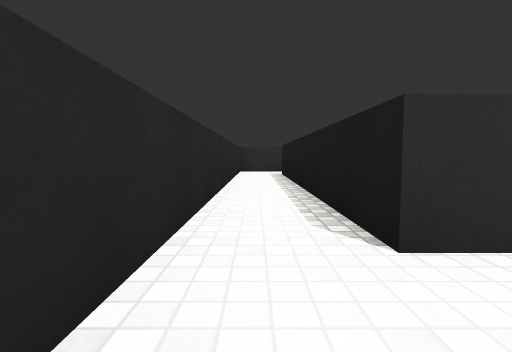
View 1 (above)

17 first-person views from a walk through a Unity game level. The camera is 0.56 m above the floor, tilts 4° down and sees 85° across. The floor is counted in squares, 1 m on a side. Each view is taken from the middle of a square. On the plan, view 1 faces up. The plan holds only what a view shows up to about 9 squares ahead; the rest is blank. Surface patterns are stand-ins for the level's own textures.

View 2
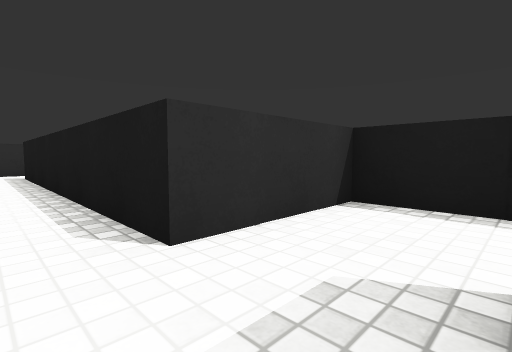

View 3
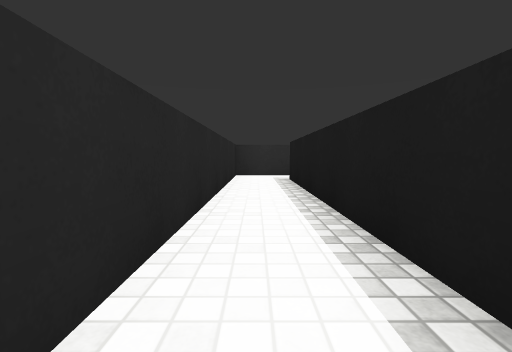

View 4
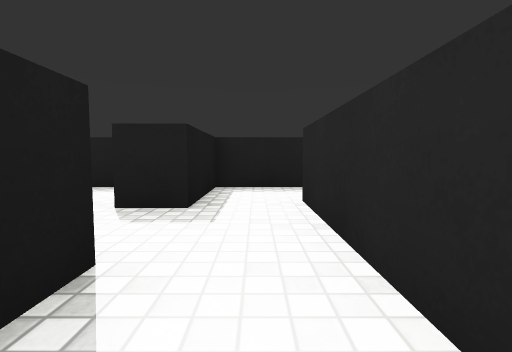

View 5
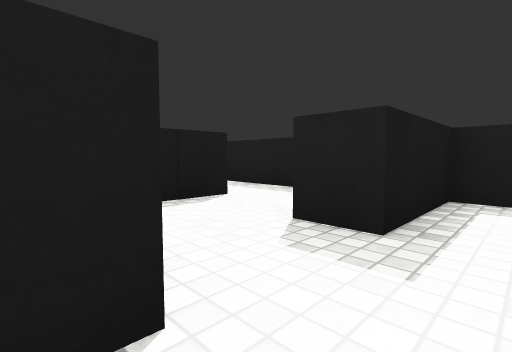

View 6
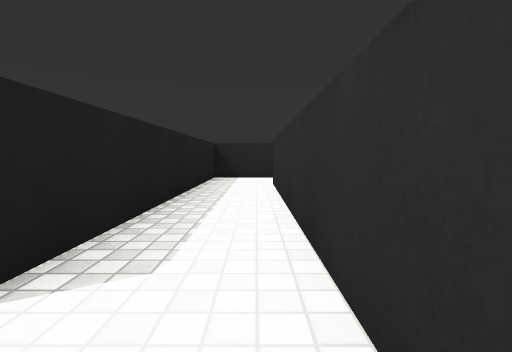

View 7
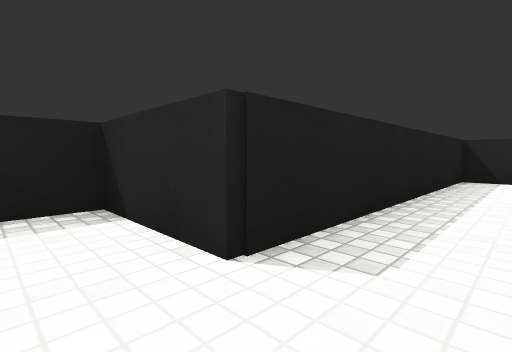

View 8
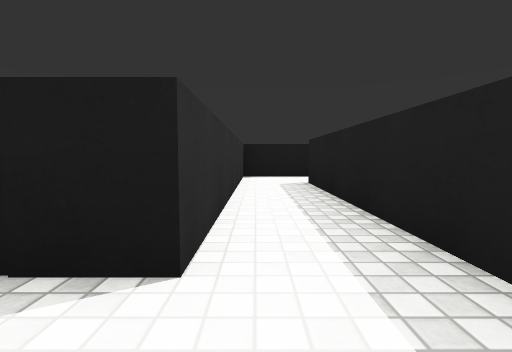

View 9
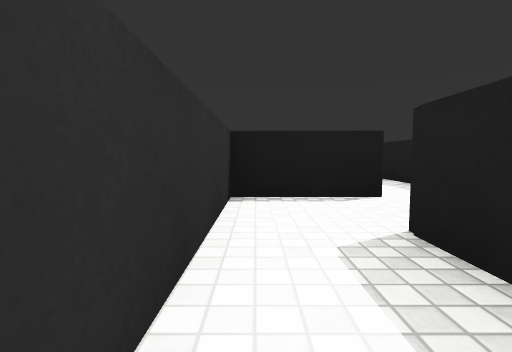

View 10
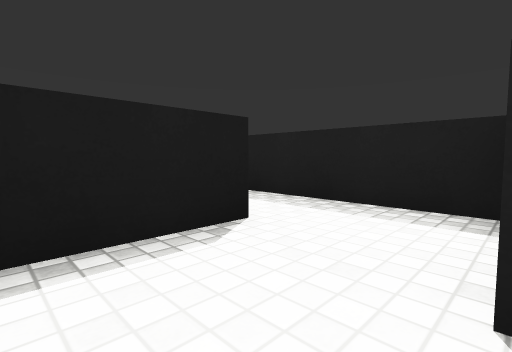

View 11
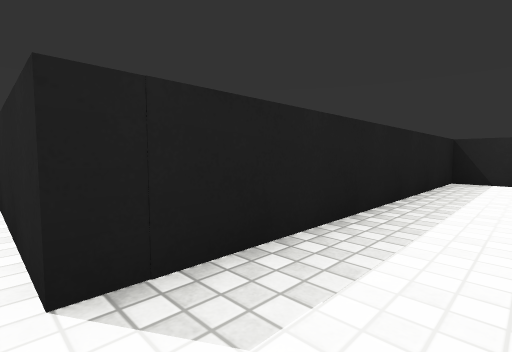

View 12
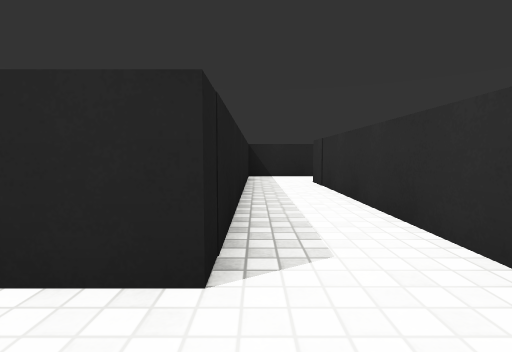

View 13
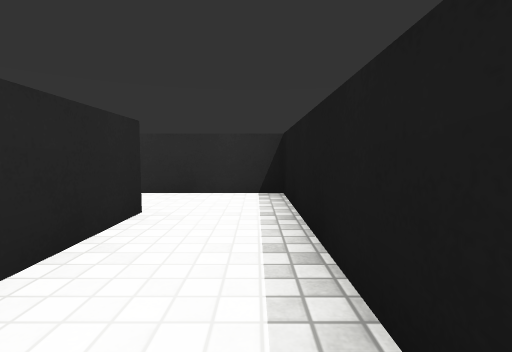

View 14
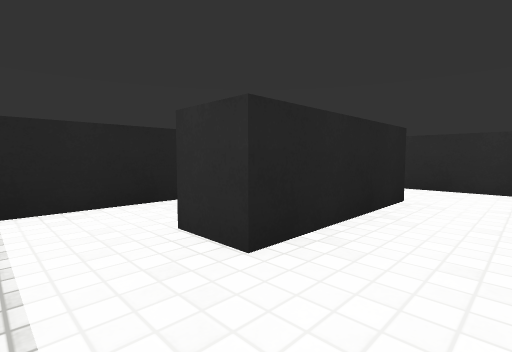

View 15
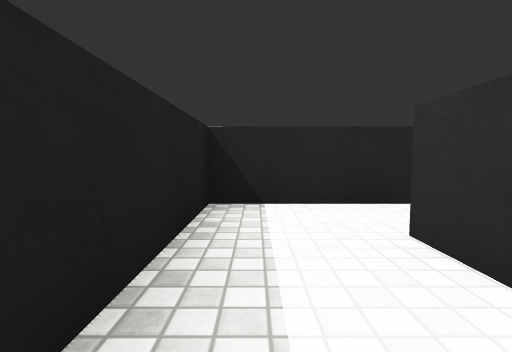

View 16
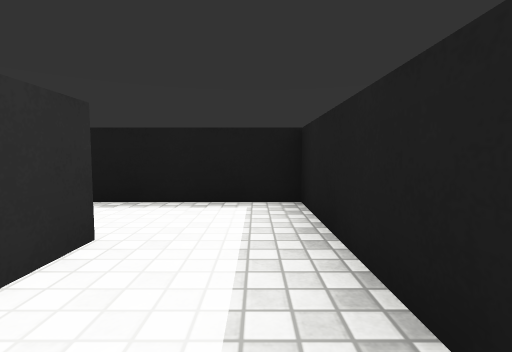

View 17
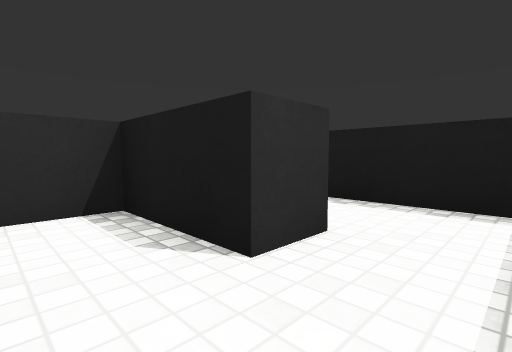

### Floor plan
Ten units are one square. View 1 is at (0, 0); x grows to the right and y downward. Boxes are objects, and circles mark ways between rooms. Rooms are numbered by the first view taken in them; rooms with no view inside come last. Other rooms are left out.
<svg viewBox="-15 -109 184 200">
<path fill="none" stroke="#000" d="M15 5 15 21 81 21M-9 21 8 21 8 0 16 0M98 27 98 6 33 6 33 -16 8 -16 8 -89M11 -104 -6 -104 -6 6M164 64 164 27 98 27M81 21 81 42 149 42 149 69M149 69 141 69 141 50 130 50M127 61 127 86 164 86 164 64"/>
<circle cx="90" cy="20" r="3" fill="#2a7"/>
<circle cx="160" cy="60" r="3" fill="#2a7"/>
<text x="20" y="-10">1</text>
<text x="140" y="30">2</text>
<text x="140" y="70">3</text>
</svg>
Room 1 opens to room 2. Room 2 opens to room 3.

Where each view was taken, in squares from view 1:
view 1: 0 up, 0 right, facing up
view 2: 0 up, 0 right, facing up-right
view 3: 2 up, 0 right, facing up
view 4: 3 up, 0 right, facing down
view 5: 2 up, 0 right, facing down-right
view 6: 1 down, 9 right, facing left
view 7: 1 down, 9 right, facing down-left
view 8: 1 down, 2 right, facing right
view 9: 1 down, 6 right, facing right
view 10: 1 down, 8 right, facing down-right
view 11: 3 down, 15 right, facing down-left
view 12: 4 down, 16 right, facing left
view 13: 7 down, 16 right, facing up
view 14: 8 down, 16 right, facing up-left
view 15: 8 down, 16 right, facing left
view 16: 8 down, 13 right, facing right
view 17: 8 down, 13 right, facing up-right
